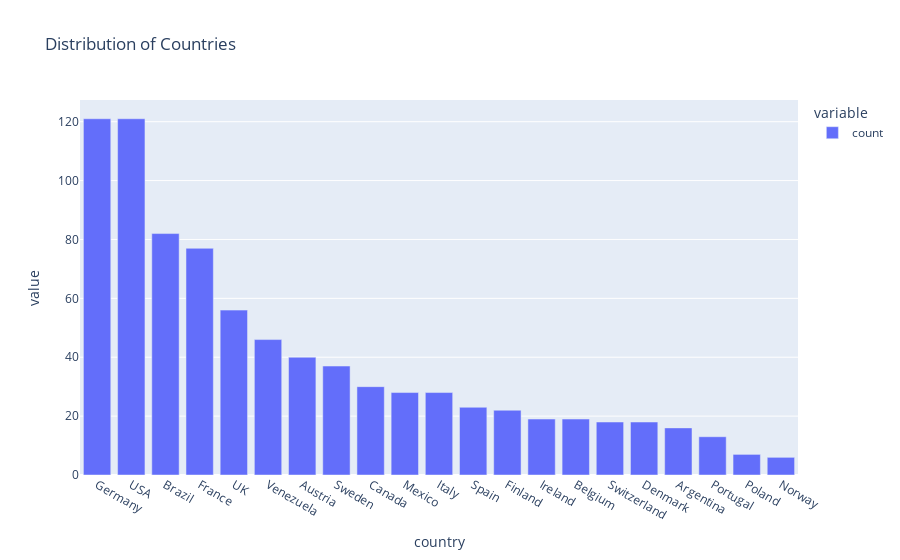

Notebook source saved alongside this figure:
### Code cell
px.bar(data_frame = orders.country.value_counts(), title='Distribution of Countries')

### Figure 1 — Plotly figure (JSON) as saved in the notebook; plotly's stock layout.template omitted (floating-point values rounded to 4 significant figures)
{"data": [{"hovertemplate": "variable=count<br>country=%{x}<br>value=%{y}<extra></extra>", "legendgroup": "count", "marker": {"color": "#636efa", "pattern": {"shape": ""}}, "name": "count", "orientation": "v", "showlegend": true, "textposition": "auto", "type": "bar", "x": ["Germany", "USA", "Brazil", "France", "UK", "Venezuela", "Austria", "Sweden", "Canada", "Mexico", "Italy", "Spain", "Finland", "Ireland", "Belgium", "Switzerland", "Denmark", "Argentina", "Portugal", "Poland", "Norway"], "xaxis": "x", "y": [121, 121, 82, 77, 56, 46, 40, 37, 30, 28, 28, 23, 22, 19, 19, 18, 18, 16, 13, 7, 6], "yaxis": "y"}], "layout": {"barmode": "relative", "legend": {"title": {"text": "variable"}, "tracegroupgap": 0}, "title": {"text": "Distribution of Countries"}, "xaxis": {"anchor": "y", "domain": [0, 1], "title": {"text": "country"}}, "yaxis": {"anchor": "x", "domain": [0, 1], "title": {"text": "value"}}}}
